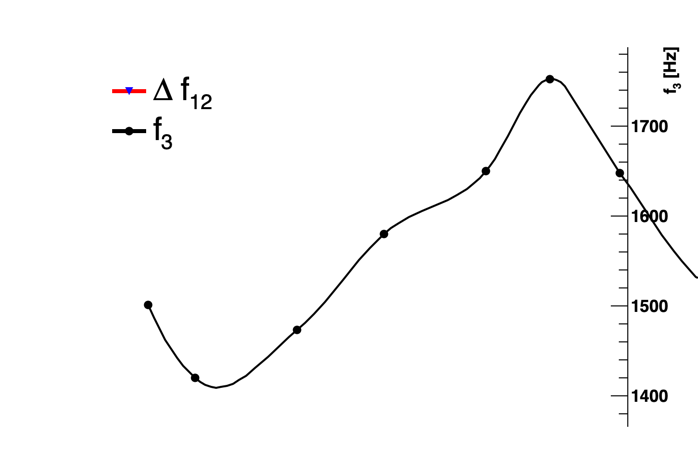

Python code for this plot:
from __future__ import print_function
from ROOT import TCanvas, TGraph, TLegend, TGaxis, gPad, TPad, gStyle
from ROOT import gROOT, TMultiGraph
from math import sin
from array import array
 
 
c1 = TCanvas( 'c1', 'A Simple Graph Example', 300, 200, 700, 500 )
gStyle.Reset("Modern"); # "Modern", "Plain", "Classic"
c1.SetMargin(0.13, 0.13, 0.13, 0.13)# c1.SetFillColor( 42 )

 

xx= array('d', [-5.1, -4.5, -3.2, -2.1, -0.8 , 0.01, 0.9, 1.9, 2.8, 3.8, 4.9])
yx= array('d', [-25, -28, -30 , -20 , -10, 0, 10 , 20 , 30 , 27 , 25 ])

n = len(xx)
y = array( 'd' , [1408, 1403, 1474, 1580, 1650, 1753, 1648, 1530, 1488, 1401, 1404] )


grv = TGraph( 11, xx, y )
grv.SetLineColor( 1 )
grv.SetLineWidth( 4 )
grv.SetMarkerColor( 1 )
grv.SetMarkerStyle( 20 )
grv.GetXaxis().SetTitle( 'X [cm]' )
grv.GetYaxis().SetTitle( "f_{3} [Hz]" )
grv.GetYaxis().SetTitleSize(0.04)
grv.GetXaxis().SetTitleSize(0.04)
grv.GetYaxis().SetLabelSize(0.04)
grv.GetXaxis().SetLabelSize(0.04)



gr = TGraph( 11, xx, yx )
gr.SetLineColor( 2 )
gr.SetLineWidth( 4 )
gr.SetMarkerColor( 4 )
gr.SetMarkerStyle( 23 )
gr.SetTitle( '' )
gr.GetXaxis().SetTitle( 'X [cm]' )
gr.GetYaxis().SetTitle( "#Delta f_{12} [Hz]" )
gr.GetYaxis().SetTitleSize(0.04)
gr.GetXaxis().SetTitleSize(0.04)
gr.GetYaxis().SetLabelSize(0.04)
gr.GetXaxis().SetLabelSize(0.04)

# p1 =  TPad("p1", "", 0, 0, 1, 1)
# p2 =  TPad("p2", "", 0, 0, 1, 1)


# mg =  TMultiGraph("mg","mg")
# p1.Draw()
# p1.cd()
# gr.Draw( 'ACP' )
# gPad.Update()

# xmin = p1.GetUxmin()
# xmax = p2.GetUxmax()
# # print (xmax)
# # xmax=gr.GetMaximum()
# dx = (xmax - xmin) / 0.8 
# ymin = grv.GetHistogram().GetMinimum()
# ymax = grv.GetHistogram().GetMaximum()
# dy = (ymax - ymin) / 0.8 
# p2.Range(xmin-0.1*dx, ymin-0.1*dy, xmax+0.1*dx, ymax+0.1*dy)
# p2.Draw()
# p2.cd()
grv.Draw( ' CAP ')
# gPad.Update()

# c1.cd()
# mg.Add( gr )
# mg.Add( grv )
# grv.Draw("ALP")
# mg.Draw("ALP")

# axis = TGaxis(xmax, ymin, xmax, ymax, ymin, ymax, 505, "+L")
# axis.SetTitle("f_{3} [Hz]")
# axis.SetTitleSize(0.04)
# axis.SetLabelSize(0.04)
# axis.Draw()
# gPad.Update()


lg = TLegend(0.15, 0.68, 0.43, 0.85)
lg.AddEntry(gr, "#Delta f_{12}", "lp")
lg.AddEntry(grv, "f_{3}", "lp")
lg.SetLineColor(0)
lg.Draw()
gPad.Update()


# TCanvas.Update() draws the frame, after which one can change it
c1.Update()
# c1.GetFrame().SetFillColor( 21 )
c1.GetFrame().SetBorderSize( 12 )
c1.Modified()
c1.Update()
c1.cd()
c1.SaveAs("a.png")
# If the graph
